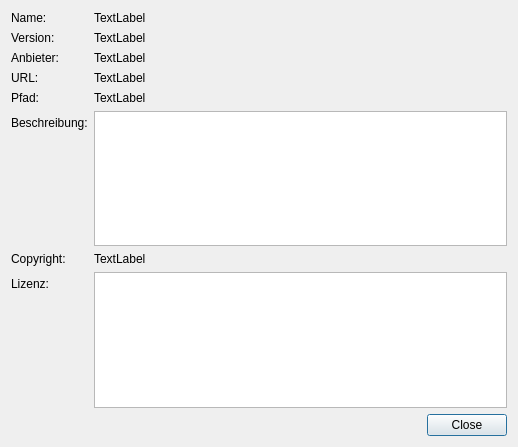
<?xml version="1.0" encoding="UTF-8"?>
<ui version="4.0">
 <class>PluginSpecViewer</class>
 <widget class="QDialog" name="PluginSpecViewer">
  <property name="geometry">
   <rect>
    <x>0</x>
    <y>0</y>
    <width>518</width>
    <height>447</height>
   </rect>
  </property>
  <property name="windowTitle">
   <string>Dialog</string>
  </property>
  <layout class="QFormLayout" name="formLayout">
   <property name="fieldGrowthPolicy">
    <enum>QFormLayout::AllNonFixedFieldsGrow</enum>
   </property>
   <item row="0" column="0">
    <widget class="QLabel" name="label">
     <property name="text">
      <string>Name:</string>
     </property>
    </widget>
   </item>
   <item row="0" column="1">
    <widget class="QLabel" name="lblName">
     <property name="text">
      <string>TextLabel</string>
     </property>
    </widget>
   </item>
   <item row="1" column="0">
    <widget class="QLabel" name="label_3">
     <property name="text">
      <string>Version:</string>
     </property>
    </widget>
   </item>
   <item row="1" column="1">
    <widget class="QLabel" name="lblVersion">
     <property name="text">
      <string>TextLabel</string>
     </property>
    </widget>
   </item>
   <item row="2" column="0">
    <widget class="QLabel" name="label_5">
     <property name="text">
      <string>Anbieter:</string>
     </property>
    </widget>
   </item>
   <item row="2" column="1">
    <widget class="QLabel" name="lblVendor">
     <property name="text">
      <string>TextLabel</string>
     </property>
    </widget>
   </item>
   <item row="3" column="0">
    <widget class="QLabel" name="label_7">
     <property name="text">
      <string>URL:</string>
     </property>
    </widget>
   </item>
   <item row="3" column="1">
    <widget class="QLabel" name="lblURL">
     <property name="text">
      <string>TextLabel</string>
     </property>
    </widget>
   </item>
   <item row="4" column="0">
    <widget class="QLabel" name="label_9">
     <property name="text">
      <string>Pfad:</string>
     </property>
    </widget>
   </item>
   <item row="4" column="1">
    <widget class="QLabel" name="lblPath">
     <property name="text">
      <string>TextLabel</string>
     </property>
    </widget>
   </item>
   <item row="5" column="0">
    <widget class="QLabel" name="label_11">
     <property name="text">
      <string>Beschreibung:</string>
     </property>
    </widget>
   </item>
   <item row="5" column="1">
    <widget class="QTextEdit" name="txtDescription"/>
   </item>
   <item row="6" column="0">
    <widget class="QLabel" name="label_12">
     <property name="text">
      <string>Copyright:</string>
     </property>
    </widget>
   </item>
   <item row="6" column="1">
    <widget class="QLabel" name="lblCopyright">
     <property name="text">
      <string>TextLabel</string>
     </property>
    </widget>
   </item>
   <item row="7" column="0">
    <widget class="QLabel" name="label_14">
     <property name="text">
      <string>Lizenz:</string>
     </property>
    </widget>
   </item>
   <item row="7" column="1">
    <widget class="QTextEdit" name="textEdit_2"/>
   </item>
   <item row="8" column="0">
    <spacer name="horizontalSpacer">
     <property name="orientation">
      <enum>Qt::Horizontal</enum>
     </property>
     <property name="sizeHint" stdset="0">
      <size>
       <width>40</width>
       <height>20</height>
      </size>
     </property>
    </spacer>
   </item>
   <item row="8" column="1">
    <widget class="QDialogButtonBox" name="buttonBox">
     <property name="orientation">
      <enum>Qt::Horizontal</enum>
     </property>
     <property name="standardButtons">
      <set>QDialogButtonBox::Close</set>
     </property>
     <property name="centerButtons">
      <bool>false</bool>
     </property>
    </widget>
   </item>
  </layout>
 </widget>
 <resources/>
 <connections>
  <connection>
   <sender>buttonBox</sender>
   <signal>accepted()</signal>
   <receiver>PluginSpecViewer</receiver>
   <slot>accept()</slot>
   <hints>
    <hint type="sourcelabel">
     <x>248</x>
     <y>254</y>
    </hint>
    <hint type="destinationlabel">
     <x>157</x>
     <y>274</y>
    </hint>
   </hints>
  </connection>
  <connection>
   <sender>buttonBox</sender>
   <signal>rejected()</signal>
   <receiver>PluginSpecViewer</receiver>
   <slot>reject()</slot>
   <hints>
    <hint type="sourcelabel">
     <x>316</x>
     <y>260</y>
    </hint>
    <hint type="destinationlabel">
     <x>286</x>
     <y>274</y>
    </hint>
   </hints>
  </connection>
 </connections>
</ui>
